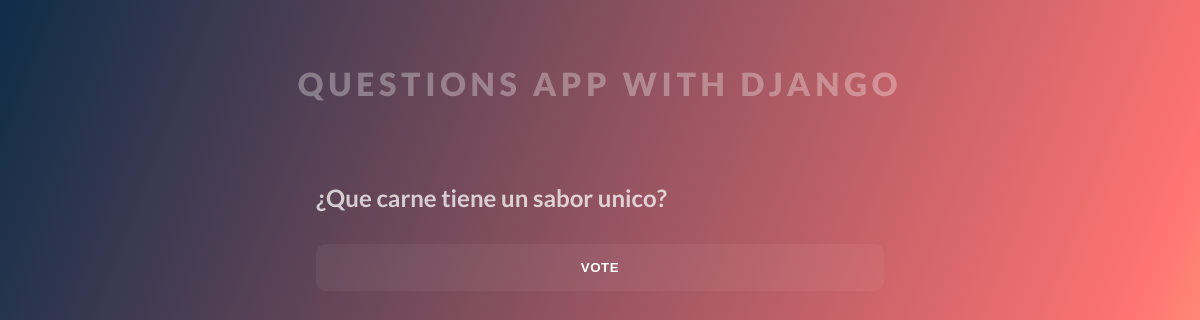
Page /polls/1/detail/ on the earlier database version.
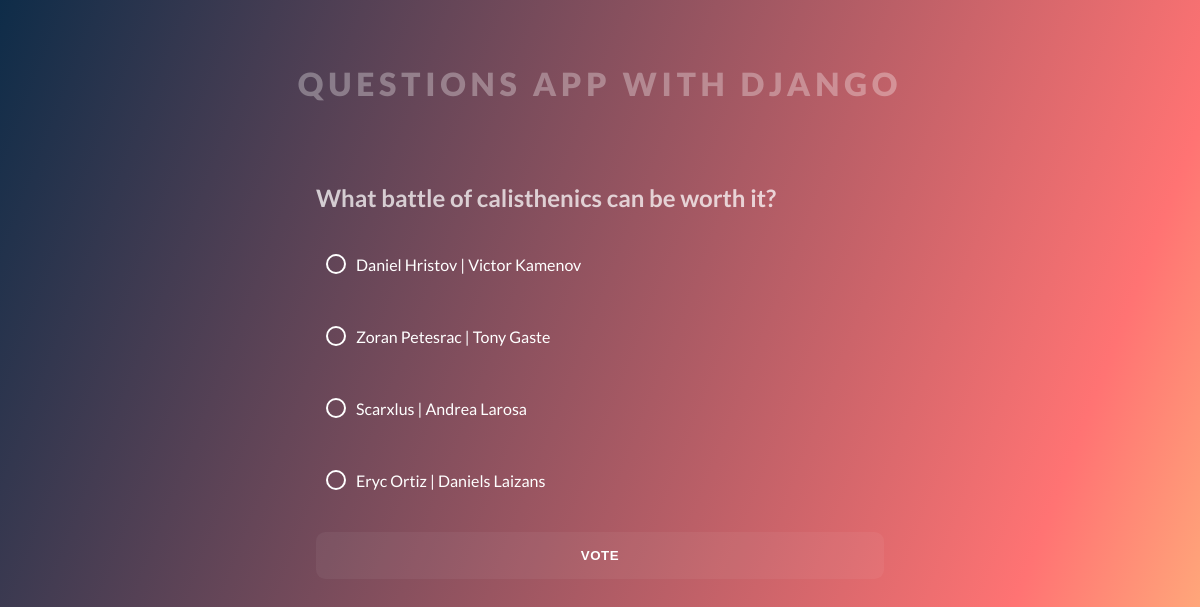
Same page on the later database version.
### polls/models.py (models this page shows, shortened)
class Question(models.Model):
  question_text= models.CharField(max_length=200)
  pub_date =  models.DateTimeField("date published")

class Choice(models.Model):
  question = models.ForeignKey(Question, on_delete=models.CASCADE)
  choice_text = models.CharField(max_length=200)
  votes = models.IntegerField(default=0)

### polls/views.py (the view)
# urls.py: path('<int:pk>/detail/',views.DetailView.as_view(),name="detail"),
class DetailView(generic.DetailView):
  model = Question
  template_name = "polls/detail.html"
  def get_queryset(self):
    return Question.objects.filter(pub_date__lte=timezone.now())

### polls/templates/polls/detail.html (shortened to what this page needs)
{% extends './base.html' %}
{% block questions %}
  <form  action="{% url 'polls:views' question.id %}" method="post">
      <h2>{{ question.question_text }}</h2>
      {% for choice in question.choice_set.all %}
      <div class="container-answer">
        <label for="choice{{forloop.counter}}">{{choice.choice_text}}</label>
        <br>
      </div>
      {% endfor %}
    <input type="submit" value="VOTE">
  </form>
{% endblock questions %}

Differences in the rows shown:
changed Question: question_text "¿Que carne tiene un sabor unico?" → "What battle of calisthenics can be worth it?"
added Choice: choice_text "Daniel Hristov | Victor Kamenov"
added Choice: choice_text "Zoran Petesrac | Tony Gaste"
added Choice: choice_text "Scarxlus | Andrea Larosa"
added Choice: choice_text "Eryc Ortiz | Daniels Laizans"
